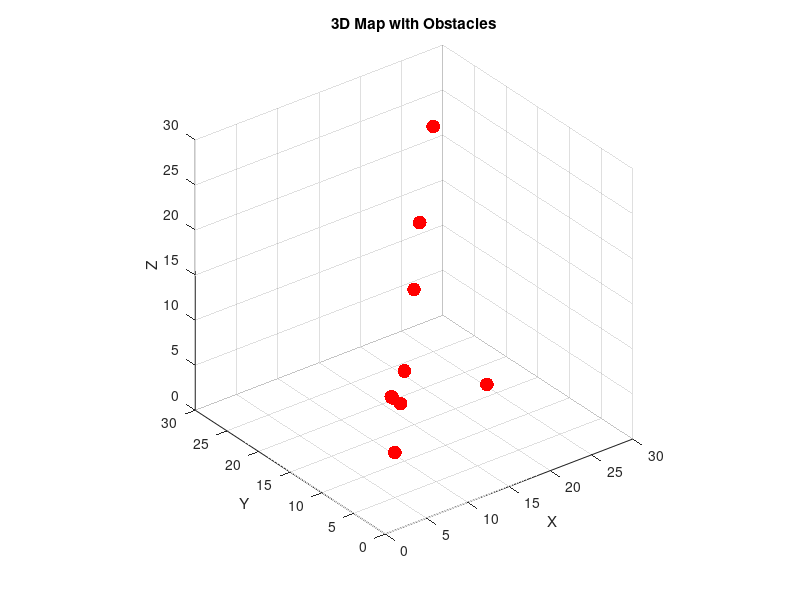

Here is the MATLAB script that generated this plot: (Note: this script raises an error after producing the figure.)
%% 修改-地图

% 栅格地图的行数、列数定义
m = 30;
n = 30;
p = 30;
start_node = [3, 4, 5];%起点
target_node = [23, 25,21];%终点

grid_size = 1; % 网格大小（单位：每个格子的边长，确保网格规范）

% 创建三维网格
[x, y, z] = meshgrid(0:grid_size:m, 0:grid_size:n, 0:grid_size:p);

% 自定义障碍物的位置（手动输入障碍物的坐标）
% 格式：[x1, y1, z1; x2, y2, z2; ...]
% 以下为自定义障碍物的示例位置
obs = [
    5, 5, 5; % 障碍物1
    6.5,7.5,9.5;
    7,8,9;
    8,8,8;
    10, 10, 10; % 障碍物2
    15, 15, 15; % 障碍物3
    18,18,20;
    20, 10, 5;  % 障碍物4
    25, 25, 25; % 障碍物5
    round(m / 2), round(n / 2), round(p / 2) % 中心点的障碍物
];

% 绘制障碍物
scatter3(obs(:,1), obs(:,2), obs(:,3), 100, 'r', 'filled'); % 红色点表示障碍物

% 设置标题和标签
title('3D Map with Obstacles');
xlabel('X');
ylabel('Y');
zlabel('Z');

% 设置视角
view(3); % 设置为三维视角
axis([0 m 0 n 0 p]); % 设置坐标轴范围
axis equal; % 确保轴的比例相同，网格大小规范

% 显示网格
grid on;
hold on;

path_opt = closeList_path{end,2};
path_opt(:,1) = path_opt(:,1)-0.5;
path_opt(:,2) = path_opt(:,2)-0.5;
path_opt(:,3) = path_opt(:,3)-0.5;
% 使用 plot3 绘制三维路径
plot3(path_opt(:,1), path_opt(:,2), path_opt(:,3), 'b', 'LineWidth', 1.5);
